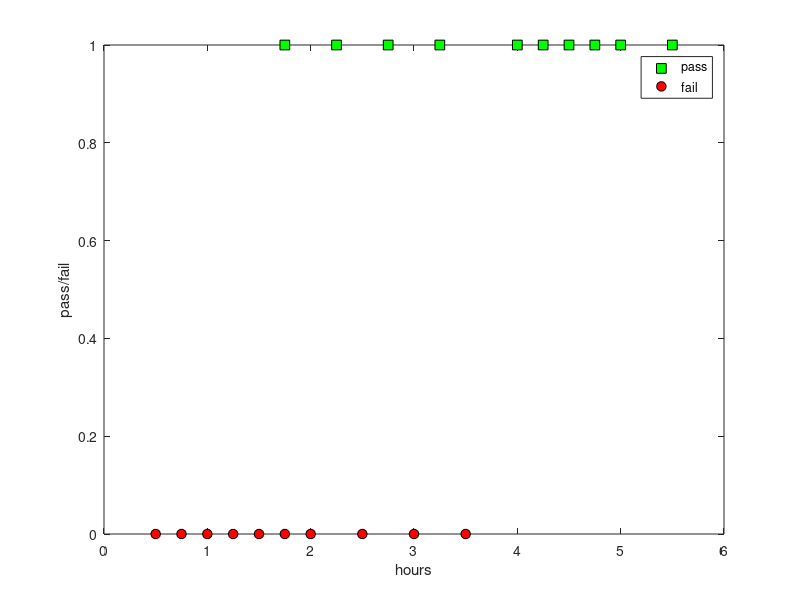

Here is the MATLAB script that generated this plot: (Note: this script raises an error after producing the figure.)
% Linear Reggression.
% Y1 = θ1 + θ2 * X
clear ; 
close all; 
clc;
% Simple Linear reggression
  theta_num = 2;
  
% Initialisation of Theta values. Y = Theta0 + ( Theta1 * X )
% form Theta as the vector of 2 * 1 matrix . 
 theta = zeros(theta_num, 1);
 theta(1,1)= 0;
 theta(2,1)= 0;

% Data Intialisation %
Data = [0.5,0;
        0.75,0;
        1.00,0;
        1.25,0;
        1.50,0;
        1.75,0;
        1.75,1;
        2.00,0;
        2.25,1;
        2.50,0;
        2.75,1;
        3.00,0;
        3.25,1;
        3.50,0;
        4.00,1;
        4.25,1;
        4.50,1;
        4.75,1;
        5.00,1;
        5.50,1];
         
% Y1 Dependent variable  
 Y = Data(:,2);
 % n  number of the Data sets
 n  = length(Y) ;
 % X matrix of independent variable.  
 X = Data(:,1); 

% Plotting the data "y" 
figure(1); % open a new figure window
pass = find(Y==1);
fail = find(Y==0);
plot(X(pass),Y(pass), 'ks','MarkerFaceColor', 'g', 'MarkerSize', 7);
hold on;
plot(X(fail),Y(fail),'ko', 'MarkerFaceColor', 'r', 'MarkerSize', 7);
legend('pass', 'fail')
xlabel ("hours");
ylabel ("pass/fail");
hold

% =========================================================================
% Finding the alpha and no of iteration values. 
% =========================================================================
 alpha =0.05;
 iterations = 100;
 
 % =========================================================================
 % computing J for Theta1 = 0 and Theta2 = 0;
 % =========================================================================
  theta = gradientDescent(X, Y, theta, alpha, iterations,n);
  fprintf('The theta values are %f  %f \n', theta(1,1), theta(2,1)); 
  
% =========================================================================
% Prediction of y values for x1 = 4.1 and x1 = 6.5
% =========================================================================.
x1 = 2.5;
y1 = theta(1,1) + x1* theta(2,1);

x2 =  2.7;
y2 = theta(1,1) + x2* theta(2,1);

fprintf('The prediction values for x1 %f  is %f \n', x1, y1);  
fprintf('The prediction values for x1 %f  is %f \n', x2, y2); 
 
Hypothesis = theta(1,1) + X*theta(2,1);
 
% =========================================================================
% Plot the linear reggression Hypothesis.
% =========================================================================
figure(2)
pass = find(Y==1);
fail = find(Y==0);
plot(X(pass),Y(pass), 'ks','MarkerFaceColor', 'g', 'MarkerSize', 7);
hold on;
plot(X(fail),Y(fail),'ko', 'MarkerFaceColor', 'r', 'MarkerSize', 7);
hold on;
plot(X,Hypothesis)
hold
legend('pass', 'fail','linear regression hypothesis' )
title (" Predict student will pass of fail");
xlabel ("hours");
ylabel ("Pass/Fail Hypothesis"); 
 
% threashold = 0.5.
prediction = round(Hypothesis)

% =========================================================================
% Plot the Decision boundary.
% =========================================================================
figure(3)
pass = find(Y==1);
fail = find(Y==0);
plot(X(pass),Y(pass),'ks','MarkerFaceColor', 'g', 'MarkerSize', 7);
hold on;
plot(X(fail),Y(fail),'ko', 'MarkerFaceColor', 'r', 'MarkerSize', 7);
hold on;
plot(X, prediction)
hold on;
legend('pass', 'fail','decision boundary' )
title (" Predict student will pass of fail");
xlabel ("hours");
ylabel ("pass/fail");

% =========================================================================
% Plot the Prediction data
% =========================================================================
figure(4)
pass = find(prediction==1);
fail = find(prediction==0);
plot(X(pass),prediction(pass),'ks','MarkerFaceColor', 'g', 'MarkerSize', 7);
hold on;
plot(X(fail),prediction(fail),'ko', 'MarkerFaceColor', 'r', 'MarkerSize', 7);
hold on;
plot(X, Hypothesis);
legend('pass Prediction', 'fail Prediction','Hypothesis')
title (" Predict student will pass or fail");
xlabel ("hours");
ylabel ("Pass / Fail prediction");

